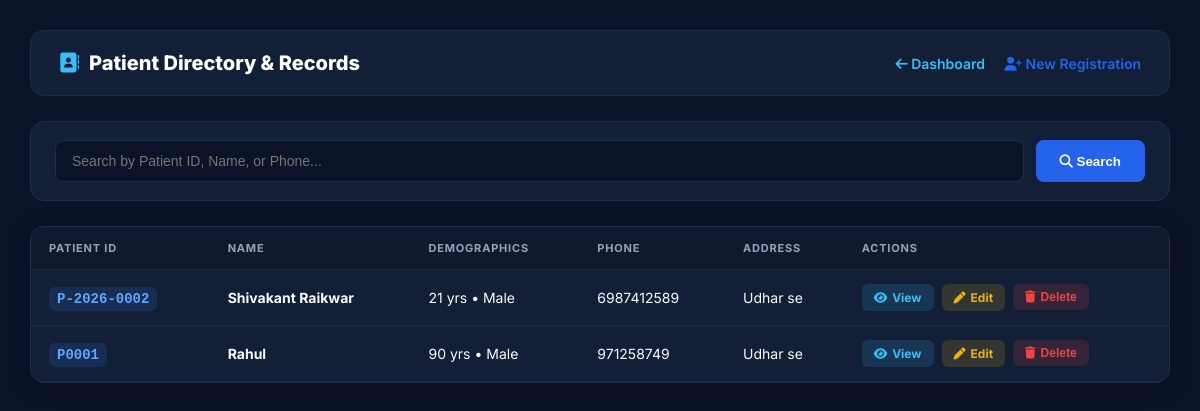
Screenshot of /patients (signed in) with the database file from the repository.
### tables this page shows
CREATE TABLE patients (
            id INTEGER PRIMARY KEY AUTOINCREMENT,
            patient_id TEXT UNIQUE,
            name TEXT NOT NULL,
            age INTEGER,
            gender TEXT,
            phone TEXT,
            address TEXT,
            blood_group TEXT,
            emergency_contact TEXT,
            medical_history TEXT,
            allergies TEXT,
            created_at TEXT
        , status TEXT DEFAULT 'Waiting');

### app.py (the view)
@app.route("/patients")
def patients():
    if "user" not in session:
        return redirect(url_for("login"))
    search = request.args.get("search", "")
    conn = get_db()
    cursor = conn.cursor()
    if search:
        cursor.execute("""
            SELECT * FROM patients
            WHERE patient_id LIKE ? OR name LIKE ? OR phone LIKE ?
            ORDER BY id DESC
        """, (f"%{search}%", f"%{search}%", f"%{search}%"))
    else:
        cursor.execute("SELECT * FROM patients ORDER BY id DESC")
    patients_list = cursor.fetchall()
    conn.close()
    return render_template("patients.html", patients=patients_list, search=search)

### app.py (called while the page is built)
def get_db():
    conn = sqlite3.connect(DATABASE)
    conn.row_factory = sqlite3.Row
    return conn

### templates/patients.html (shortened to what this page needs)
<!DOCTYPE html>
<html lang="en">
<head>
    <link rel="stylesheet" href="https://cdnjs.cloudflare.com/ajax/libs/font-awesome/6.4.0/css/all.min.css">
</head>
<body>
<div class="container">
    <div class="header">
        <h1><i class="fa-solid fa-address-book" style="color:#38bdf8;"></i> Patient Directory & Records</h1>
        <div>
            <a href="/" style="margin-right: 15px;"><i class="fa-solid fa-arrow-left"></i> Dashboard</a>
            <a href="/register" style="color: #2563eb;"><i class="fa-solid fa-user-plus"></i> New Registration</a>
        </div>
    </div>
    <div class="search-card">
        <form method="GET" action="/patients">
            <input type="text" name="search" value="{{ search }}" placeholder="Search by Patient ID, Name, or Phone...">
            <button type="submit" class="btn-search"><i class="fa-solid fa-magnifying-glass"></i> Search</button>
        </form>
    </div>
    <div class="table-card">
        {% if patients %}
        <table>
            <thead>
                <tr>
                    <th>Patient ID</th>
                    <th>Name</th>
                    <th>Demographics</th>
                    <th>Phone</th>
                    <th>Address</th>
                    <th>Actions</th>
                </tr>
            </thead>
            <tbody>
                {% for patient in patients %}
                <tr>
                    <td><span class="id-badge">{{ patient['patient_id'] }}</span></td>
                    <td><strong>{{ patient['name'] }}</strong></td>
                    <td>{{ patient['age'] }} yrs • {{ patient['gender'] }}</td>
                    <td>{{ patient['phone'] }}</td>
                    <td>{{ patient['address'] }}</td>
                    <td>
                        <div class="actions">
                            <a class="btn-act act-view" href="/patient/{{ patient['patient_id'] }}"><i class="fa-solid fa-eye"></i> View</a>
                            <a class="btn-act act-edit" href="/update/{{ patient['patient_id'] }}"><i class="fa-solid fa-pen"></i> Edit</a>
                            <form method="POST" action="/delete/{{ patient['patient_id'] }}" onsubmit="return confirm('Delete record?');" style="margin: 0;">
                                <button type="submit" class="btn-act act-del"><i class="fa-solid fa-trash"></i> Delete</button>
                            </form>
                        </div>
                    </td>
                </tr>
                {% endfor %}
            </tbody>
        </table>
        {% else %}
            <p style="padding: 25px; color: var(--text-secondary); text-align: center;">No matching patient records found.</p>
        {% endif %}
    </div>
</div>
</body>
</html>

### templates/patients.html (style rules this page uses)
:root { --bg-body: #0b1329; --card-bg: #131f37; --card-border: #1e2e4a; --text-primary: #f8fafc; --text-secondary: #94a3b8; }
* { box-sizing: border-box; margin: 0; padding: 0; }
body { font-family: 'Inter', sans-serif; background: var(--bg-body); color: var(--text-primary); padding: 30px; }
.container { max-width: 1250px; margin: 0 auto; }
.header { display: flex; justify-content: space-between; align-items: center; background: var(--card-bg); border: 1px solid var(--card-border); padding: 20px 28px; border-radius: 14px; margin-bottom: 25px; }
.header h1 { font-size: 20px; font-weight: 800; display: flex; align-items: center; gap: 10px; color: #fff; }
.header a { color: #38bdf8; text-decoration: none; font-weight: 600; font-size: 14px; }
.search-card { background: var(--card-bg); border: 1px solid var(--card-border); padding: 18px 24px; border-radius: 14px; margin-bottom: 25px; }
.search-card form { display: flex; gap: 12px; }
input[type="text"] { flex: 1; padding: 12px 16px; background: #0b1329; border: 1px solid var(--card-border); border-radius: 8px; color: white; font-size: 14px; }
.btn-search { background: #2563eb; color: white; border: none; padding: 12px 24px; border-radius: 8px; font-weight: 700; cursor: pointer; }
.table-card { background: var(--card-bg); border: 1px solid var(--card-border); border-radius: 14px; overflow: hidden; box-shadow: 0 4px 25px rgba(0,0,0,0.2); }
table { width: 100%; border-collapse: collapse; text-align: left; }
th, td { padding: 14px 18px; border-bottom: 1px solid rgba(255,255,255,0.05); font-size: 14px; }
th { background: rgba(15, 23, 42, 0.6); color: var(--text-secondary); text-transform: uppercase; font-size: 11px; letter-spacing: 0.8px; }
.id-badge { background: rgba(59, 130, 246, 0.15); color: #60a5fa; padding: 4px 8px; border-radius: 6px; font-family: monospace; font-weight: 700; }
.actions { display: flex; gap: 8px; }
.btn-act { padding: 6px 12px; border-radius: 6px; text-decoration: none; font-size: 12px; font-weight: 700; display: inline-flex; align-items: center; gap: 5px; }
.act-view { background: rgba(56, 189, 248, 0.15); color: #38bdf8; }
.act-edit { background: rgba(234, 179, 8, 0.15); color: #eab308; }
.act-del { background: rgba(239, 68, 68, 0.15); color: #ef4444; border: none; cursor: pointer; }

### rows the page displays
patients: patient_id "P-2026-0002", name "Shivakant Raikwar", age "21", gender "Male", phone "6987412589", address "Udhar se"
patients: patient_id "P0001", name "Rahul", age "90", gender "Male", phone "971258749", address "Udhar se"
